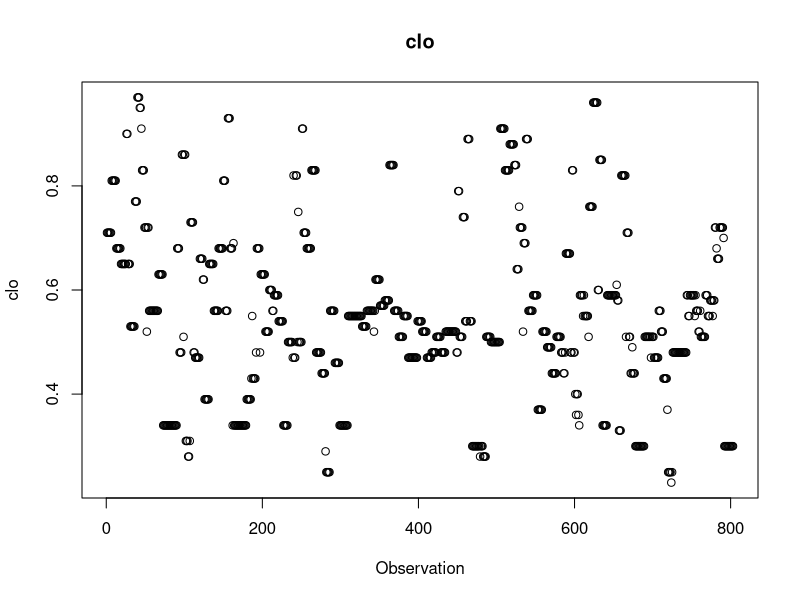
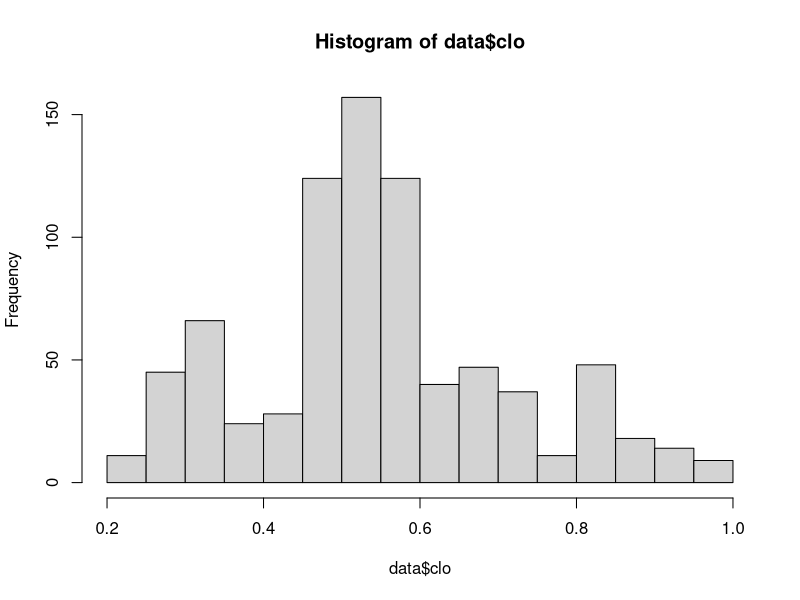
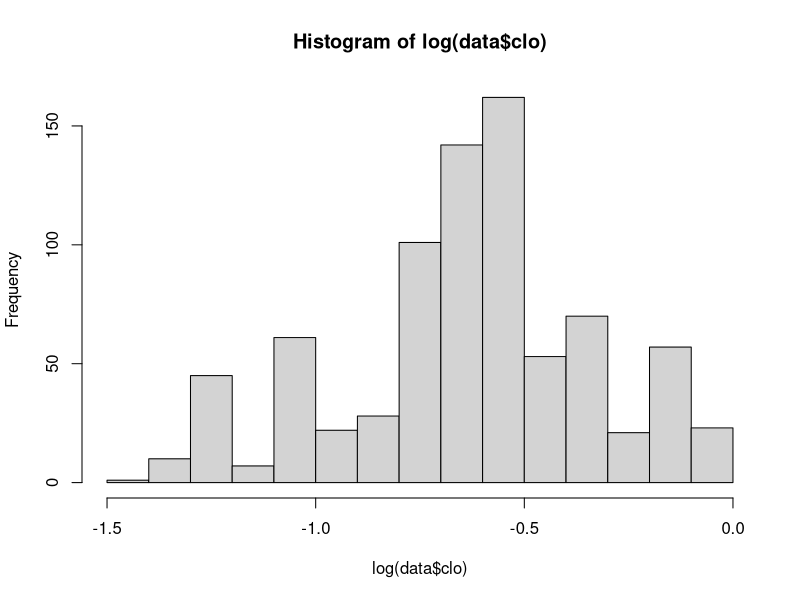
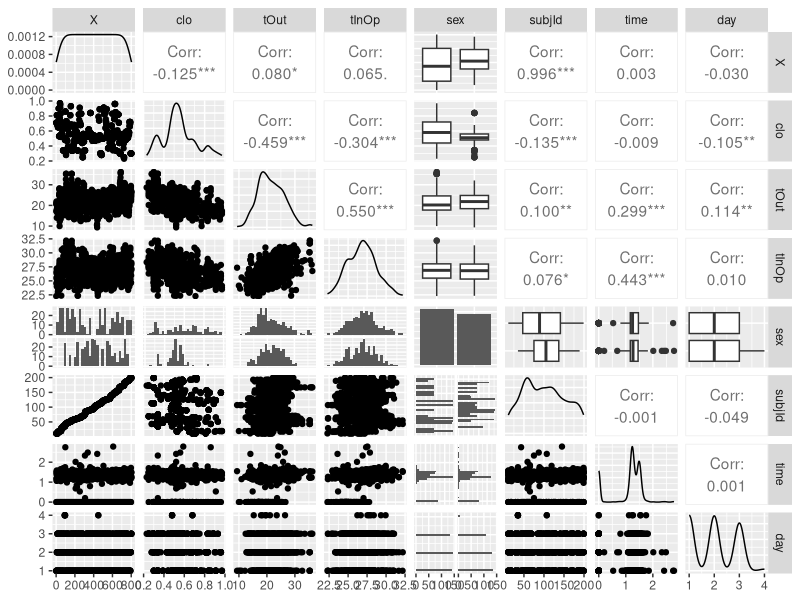
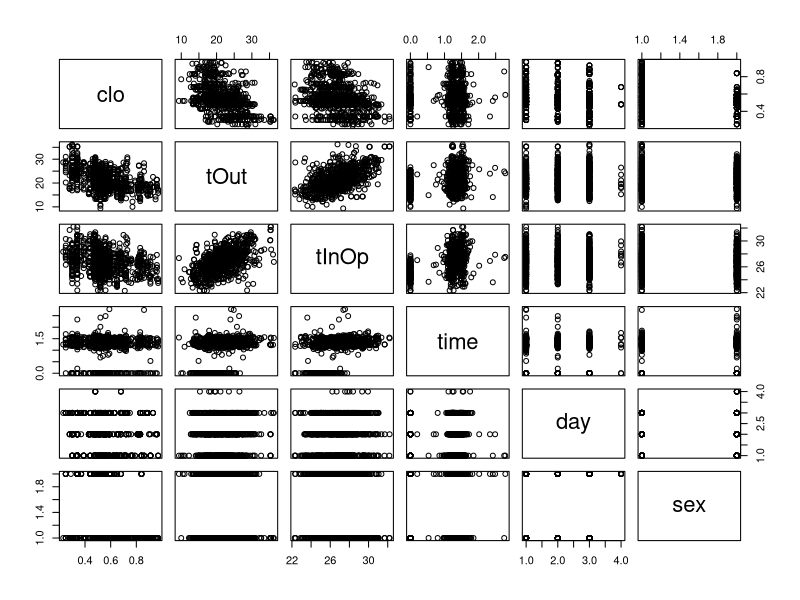
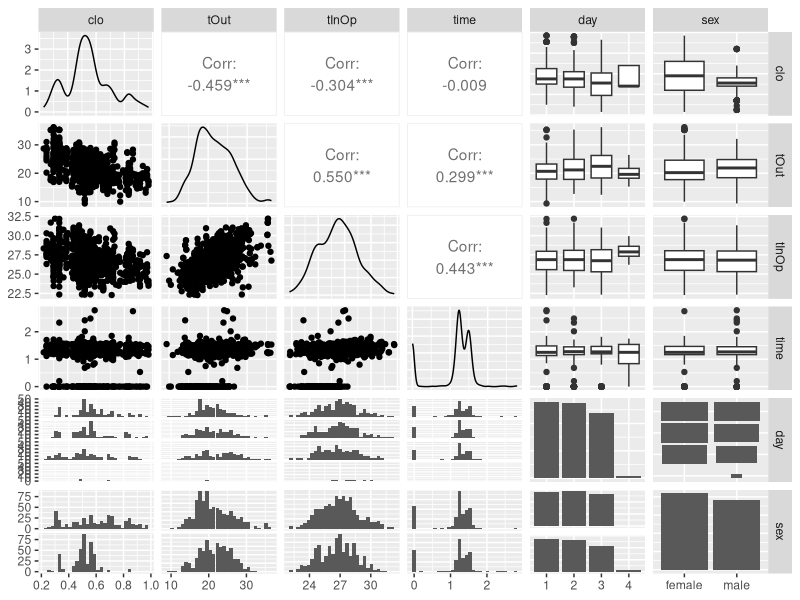
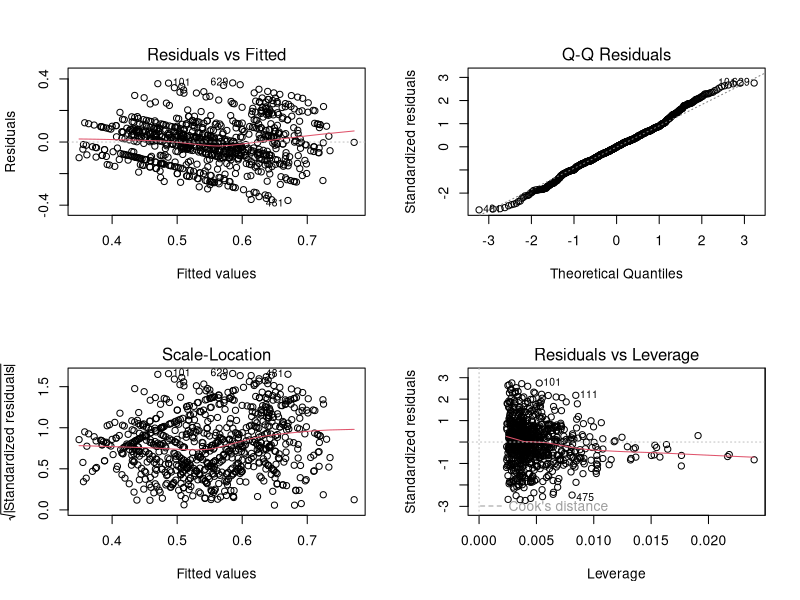
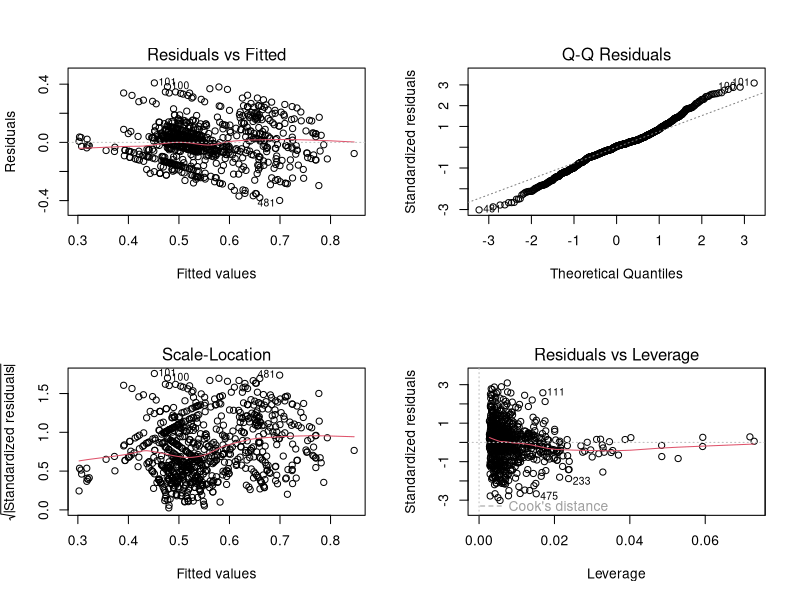

Generate these figures, in order, with R: (Note: this script raises an error after producing the figures.)
#install.packages("ggfortify")
#install.packages("ggplot2")
#install.packages("GGally")
#install.packages("Hmisc")
#install.packages("nlme")
library(dplyr)
library(ggplot2)
#library(GGally)
library(MASS)
library(car)
library(Hmisc)
library(knitr)

library(ggfortify)
### Assignment1
# Reading in the data
data<-read.csv("../02_Assignment2/clothing.csv",header=T)
names(data)
# first step -> descriptive analytics of the dependent variable
describe(data$clo)
sd(data$clo)
mean(data$clo)
# the data is quite spread out

plot(data$clo, main = "clo", ylab="clo", xlab="Observation")
hist(data$clo)
hist(log(data$clo))
#hist(data$clo, main = "clo", ylab="clo", density = 100)
GGally::ggpairs(data)

# Transforming the variables into factors
data <- mutate_if(data, is.character, as.factor)
data$day <- as.factor(data$day)
data$subjId <- as.factor(data$subjId)
data$X <- NULL

df <- data  %>% dplyr::select(where(is.numeric))
df$day <- data$day
df$sex <- data$sex

pairs(df)
GGally::ggpairs(df)

png(filename="pairplot.png")
dplyr::select(df,c("clo", "tOut", "tInOp", "sex")) %>% GGally::ggpairs()
dev.off()


##############
## Exercise 1
# Fit a GLM on the data only using clo,tInOP, tOut
####

df1 <- dplyr::select(data,c("clo", "tOut", "tInOp", "sex"))

# first we fit the simplest model without any interactions
lm.no <- lm(clo~tOut+tInOp+sex, data=df1)
summary(lm.no)
par(mfrow=c(2,2))
plot(lm.no)

lm.s2 <- lm(clo~(tOut+tInOp+sex)^2, data=df1)
summary(lm.s2)
anova(lm.no, lm.s2)
plot(lm.s2)


lm.1 <- lm(clo~(tOut+tInOp+sex)^3, data=df1)
summary(lm.1)


par(mfrow=c(2,2))
plot(lm.1)
logLik(lm.1)
anova(lm.s2, lm.1)
summary(lm.1)

# Even the fully specified model is quite poor at explaining the variation in the data

lm.2 <- lm(clo~poly(tOut,2)*sex*poly(tInOp,2), data=df1)
summary(lm.2)
AIC(lm.2)
anova(lm.1, lm.2)
logLik(lm.2)

# Backwards selection leads to the same model, meaning it already is the best model to choose
#lm.2small <- step(lm.2)
#summary(lm.2small)

par(mfrow=c(2,2))
plot(lm.2)
dev.off()

####
#

glm.no <- glm(clo~(tOut+tInOp+sex), family = Gamma, data = df1)
summary(glm.no)
plot(glm.no)

glm.0 <- glm(clo~(tOut+tInOp+sex)^2, family = Gamma(link = "inverse"), data = df1)
summary(glm.0)
#glm(clo~(tOut+tInOp+sex)^2, family = Gamma, data = df1) %>% summary()
plot(glm.0)
anova(glm.no, glm.0, test="F")
anova(glm.0, test="F")
AIC(glm.0)


glm.1 <- glm(clo~(tOut+tInOp+sex)^3, family = Gamma, data = df1)
summary(glm.1)
plot(glm.1)
logLik(glm.1)

anova(glm.0, glm.1, test="F")
# Increasing the model order any further does not yield any significant improvement in explanatory power

glm.2 <- glm(clo~poly(tOut,2)*sex*poly(tInOp,2),family=Gamma, data=df1)
summary(glm.2)
logLik(glm.2)
par(mfrow=c(2,2))
plot(glm.2)

anova(glm.0, glm.2, test="F")


##############
#

glm.0$residuals %>% dplyr::select

df$sex %>% dplyr::select(0)

resdat <- cbind(glm.0$residuals, df$sex)
colnames(resdat) <- c("residuals", "sex")
resdat <- data.frame(resdat)
resdat$sex <- as.factor(resdat$sex)
resdat$sex <- df$sex

p <- ggplot(resdat, aes(x=sex, y=residuals)) + geom_boxplot(outlier.size = 2, notch=FALSE, outlier.shape = 16, outlier.colour = "black")
p

var_m <- resdat %>% dplyr::filter(sex=="male") %>% dplyr::select("residuals")# %>% var

var_f <- resdat %>% dplyr::filter(sex=="female") %>% dplyr::select("residuals")# %>% var


var.test(unlist(var_m), unlist(var_f))

######
# Fit the model now with subjectId instead of 

df2 <- dplyr::select(data,c("clo", "tOut", "tInOp", "subjId"))

glm.2subj <- glm(clo~poly(tOut,2)*subjId*poly(tInOp,2),family=Gamma, data=df2)

summary(glm.2subj)
anova(glm.2subj, test="F")
plot(glm.2subj)

glm.0subj <-glm(clo~(tOut)*subjId*(tInOp),family=Gamma, data=df2)
summary(glm.0subj)
plot(glm.0subj)

anova(glm.0subj,glm.2subj, test="F")

glm.2subj$residuals

df_res <- df2
df_res$residuals <- glm.2subj$residuals
df_res$day <- data$day
df_res$time <- data$time


df_res %>% dplyr::group_by(subjId,day) %>% dplyr::arrange(subjId, day, time)
dev.off()

df_res$residuals[0:6]

acf(df_res$residuals[0:6],6)

# Looking at the raw dependent variable
## we can see that there are quite some outliers
#png(filename = "dioxin.png", width = 9600, height = 4800, units="px", res=600)
#par(mfrow=c(1,2))
#plot(dioxin$DIOX, main = "Dioxin in Original Domain", ylab="Dioxin", xlab="Observation")
#hist(dioxin$DIOX, main="Distribution of Dioxin levels (original domain)")
#dev.off()
